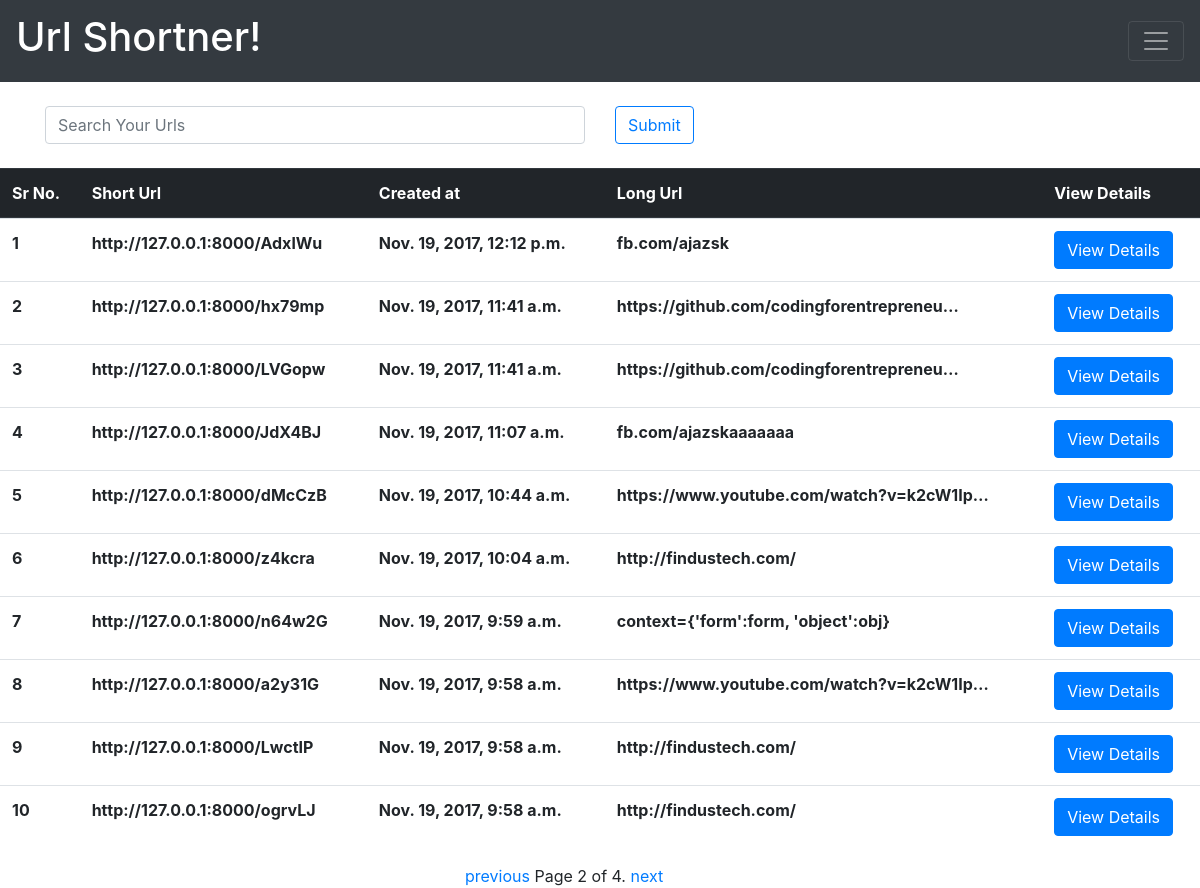
The page /myurls/?page=2 (signed in) on the database its author committed.
### st/models.py (models this page shows, shortened)
class Shortner(models.Model):
	user              = models.ForeignKey(User,null=True)
	url_field         = models.CharField(max_length=300)
	shortcode         = models.CharField(max_length=6,blank=True , null = True)
	created	          = models.DateTimeField(auto_now_add=True)
	updated           = models.DateTimeField(auto_now=True)
	count             = models.IntegerField(default=0)
	class Meta:
		unique_together = (('user', 'url_field'),)
	def get_short_url(self):
		return 'http://127.0.0.1:8000/%s' %(self.shortcode)

### st/views.py (the view)
# urls.py: url(r'^myurls/$', my_shortened_urls, name='my_shortened_urls'),
@login_required(login_url='/accounts/login/')
def my_shortened_urls(request):
	qs=Shortner.objects.filter(user=request.user).order_by('-id')
	query=request.GET.get('q')
	if query:
		qs = qs.filter(
				Q(url_field__icontains=query)|
				Q(shortcode__icontains=query)).distinct()
	paginator = Paginator(qs, 10) # Show 25 contacts per page
	page = request.GET.get('page')
	try:
		qs = paginator.page(page)
	except PageNotAnInteger:
		qs = paginator.page(1)
	except EmptyPage:
		qs = paginator.page(paginator.num_pages)
	context={'qs':qs}
	return render(request,'myurls.html',context)

### templates/myurls.html (shortened to what this page needs)
{% extends "base.html" %}
{% block content %}
<br>
<div class="container mx-auto">
   <form method="GET" action="">
      <div class="row">
        <div class="col">
          <input type="text"  name="q" class="form-control" placeholder="Search Your Urls" value='{{ request.GET.q }}'>
        </div>
        <div class="col">
          <input type="submit"  class="btn btn-outline-primary" >
        </div>
      </div>
    </form>
</div>
<br>
{% if qs  %}
<table class="table">
  <thead class="thead-dark">
      <th scope="col">Sr No.</th>
      <th scope="col">Short Url</th>
      <th scope="col">Created at</th>
      <th scope="col">Long Url</th>
      <th scope="col">View Details</th>
  </thead>
  <tbody>
  	<tr>{% for obj in qs %}
    <tr>
      <th scope="row"> {{ forloop.counter }} </th>
      <th scope="row">{{obj.get_short_url}}</th>
      <th scope="row">{{obj.created}}</th>
      <th scope="row">{{obj.url_field|truncatechars:40}}</th>
      <th scope="row"> <a href="/tableview/{{obj.id}}" class="btn btn-primary">View Details</a></th>
    </tr>
  {%  endfor %}
  </tbody>
</table>
{% else %}
<div class="container mx-auto">
<div class="alert alert-info mx-auto" role="alert">
  <h2> No Urls Found</h2>
</div>
</div>
{% endif %}
<div class="col-md-3 mx-auto mx-auto">
<div class="pagination">
    <span class="step-links">
        {% if qs.has_previous %}
            <a href="?page={{ qs.previous_page_number }}">previous</a>
        {% endif %}
        <span class="current">
            Page {{ qs.number }} of {{ qs.paginator.num_pages }}.
        </span>
        {% if qs.has_next %}
            <a href="?page={{ qs.next_page_number }}">next</a>
        {% endif %}
    </span>
</div>
</div>
{% endblock %}

### templates/base.html (style rules this page uses)
body, html { height: 100%; margin: 0; }

### rows shown on the page
Shortner: get_short_url "http://127.0.0.1:8000/AdxlWu", created "Nov. 19, 2017, 12:12 p.m.", url_field "fb.com/ajazsk"
Shortner: get_short_url "http://127.0.0.1:8000/hx79mp", created "Nov. 19, 2017, 11:41 a.m.", url_field "https://github.com/codingforentrepreneu…"
Shortner: get_short_url "http://127.0.0.1:8000/LVGopw", created "Nov. 19, 2017, 11:41 a.m.", url_field "https://github.com/codingforentrepreneu…"
Shortner: get_short_url "http://127.0.0.1:8000/JdX4BJ", created "Nov. 19, 2017, 11:07 a.m.", url_field "fb.com/ajazskaaaaaaa"
Shortner: get_short_url "http://127.0.0.1:8000/dMcCzB", created "Nov. 19, 2017, 10:44 a.m.", url_field "https://www.youtube.com/watch?v=k2cW1Ip…"
Shortner: get_short_url "http://127.0.0.1:8000/z4kcra", created "Nov. 19, 2017, 10:04 a.m.", url_field "http://findustech.com/"
Shortner: get_short_url "http://127.0.0.1:8000/n64w2G", created "Nov. 19, 2017, 9:59 a.m.", url_field "context={'form':form, 'object':obj}"
Shortner: get_short_url "http://127.0.0.1:8000/a2y31G", created "Nov. 19, 2017, 9:58 a.m.", url_field "https://www.youtube.com/watch?v=k2cW1Ip…"
Shortner: get_short_url "http://127.0.0.1:8000/LwctIP", created "Nov. 19, 2017, 9:58 a.m.", url_field "http://findustech.com/"
Shortner: get_short_url "http://127.0.0.1:8000/ogrvLJ", created "Nov. 19, 2017, 9:58 a.m.", url_field "http://findustech.com/"

### other values the page prints
{{ qs.number }} "2"
{{ qs.paginator.num_pages }} "4"
